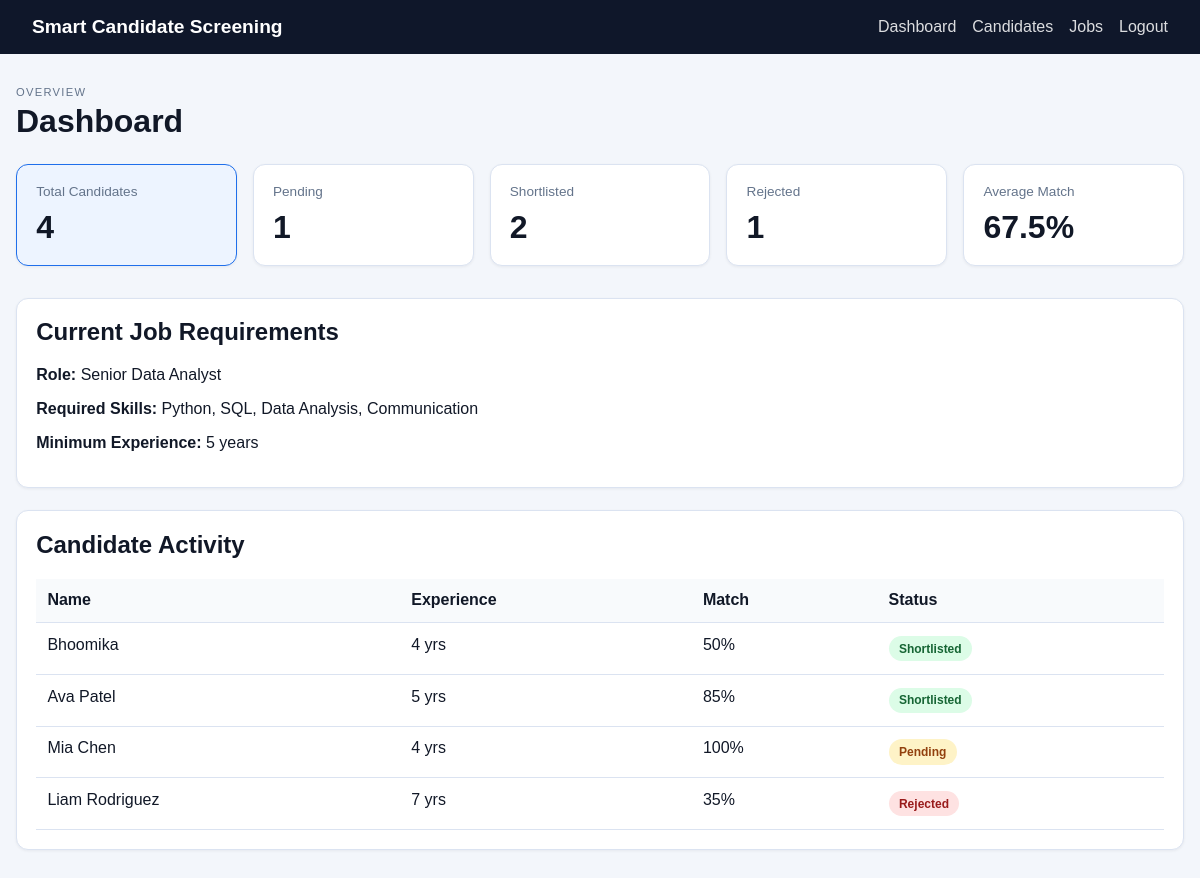
The page /dashboard (signed in) on the database its author committed.
### tables this page shows
CREATE TABLE job_requirements (
                id INTEGER PRIMARY KEY AUTOINCREMENT,
                title TEXT NOT NULL DEFAULT 'Job Opening',
                description TEXT NOT NULL DEFAULT '',
                required_skills TEXT NOT NULL,
                min_experience INTEGER NOT NULL DEFAULT 0,
                is_active INTEGER NOT NULL DEFAULT 0,
                created_at TIMESTAMP DEFAULT CURRENT_TIMESTAMP
            );

CREATE TABLE candidates (
                id INTEGER PRIMARY KEY AUTOINCREMENT,
                name TEXT NOT NULL,
                email TEXT UNIQUE NOT NULL,
                experience INTEGER NOT NULL,
                skills TEXT NOT NULL,
                status TEXT NOT NULL DEFAULT 'Pending',
                match_score INTEGER NOT NULL DEFAULT 0,
                created_at TIMESTAMP DEFAULT CURRENT_TIMESTAMP
            );

### app.py (the view)
@app.route('/dashboard')
@login_required
def dashboard():
    status_filter = request.args.get('status', 'All').strip()
    valid_statuses = {'All', 'Pending', 'Shortlisted', 'Rejected'}
    status_filter = status_filter.title() if status_filter else 'All'
    if status_filter not in valid_statuses:
        status_filter = 'All'
    with get_db_connection() as connection:
        if status_filter == 'All':
            candidates = connection.execute('SELECT * FROM candidates ORDER BY created_at DESC').fetchall()
        else:
            candidates = connection.execute(
                'SELECT * FROM candidates WHERE status = ? ORDER BY created_at DESC',
                (status_filter,),
            ).fetchall()
        total_candidates = connection.execute('SELECT COUNT(*) FROM candidates').fetchone()[0]
        shortlisted = connection.execute("SELECT COUNT(*) FROM candidates WHERE status = 'Shortlisted'").fetchone()[0]
        rejected = connection.execute("SELECT COUNT(*) FROM candidates WHERE status = 'Rejected'").fetchone()[0]
        pending = connection.execute("SELECT COUNT(*) FROM candidates WHERE status = 'Pending'").fetchone()[0]
        avg_score = round(sum(candidate['match_score'] for candidate in connection.execute('SELECT * FROM candidates').fetchall()) / total_candidates, 1) if total_candidates else 0
    job_record = get_job_requirements()
    return render_template(
        'dashboard.html',
        candidates=candidates,
        total_candidates=total_candidates,
        shortlisted=shortlisted,
        rejected=rejected,
        pending=pending,
        avg_score=avg_score,
        active_status=status_filter,
        job_requirements=job_record,
    )

### app.py (called while the page is built)
def get_db_connection():
    connection = sqlite3.connect(app.config['DATABASE'])
    connection.row_factory = sqlite3.Row
    return connection

def get_job_requirements(job_id=None):
    with get_db_connection() as connection:
        if job_id is not None:
            return connection.execute('SELECT * FROM job_requirements WHERE id = ?', (job_id,)).fetchone()
        return connection.execute(
            'SELECT * FROM job_requirements WHERE is_active = 1 ORDER BY id ASC LIMIT 1'
        ).fetchone() or connection.execute('SELECT * FROM job_requirements ORDER BY id ASC LIMIT 1').fetchone()

def login_required(view):
    @wraps(view)
    def wrapped(*args, **kwargs):
        if 'user_id' not in session:
            return redirect(url_for('login'))
        return view(*args, **kwargs)
    return wrapped

### templates/dashboard.html (shortened to what this page needs)
{% extends 'base.html' %}
{% block content %}
<div class="page-header">
  <div>
    <p class="eyebrow">Overview</p>
    <h1>Dashboard</h1>
  </div>
</div>
<div class="stats-grid">
  <a href="{{ url_for('dashboard', status='All') }}" class="stat-card {% if active_status == 'All' %}active{% endif %}">
    <span>Total Candidates</span>
    <strong>{{ total_candidates }}</strong>
  </a>
  <a href="{{ url_for('dashboard', status='Pending') }}" class="stat-card {% if active_status == 'Pending' %}active{% endif %}">
    <span>Pending</span>
    <strong>{{ pending }}</strong>
  </a>
  <a href="{{ url_for('dashboard', status='Shortlisted') }}" class="stat-card {% if active_status == 'Shortlisted' %}active{% endif %}">
    <span>Shortlisted</span>
    <strong>{{ shortlisted }}</strong>
  </a>
  <a href="{{ url_for('dashboard', status='Rejected') }}" class="stat-card {% if active_status == 'Rejected' %}active{% endif %}">
    <span>Rejected</span>
    <strong>{{ rejected }}</strong>
  </a>
  <div class="stat-card static-card">
    <span>Average Match</span>
    <strong>{{ avg_score }}%</strong>
  </div>
</div>
<div class="panel">
  <div class="section-header">
    <h2>Current Job Requirements</h2>
  </div>
  {% if job_requirements %}
  <p><strong>Role:</strong> {{ job_requirements.title }}</p>
  <p><strong>Required Skills:</strong> {{ job_requirements.required_skills }}</p>
  <p><strong>Minimum Experience:</strong> {{ job_requirements.min_experience }} years</p>
  {% endif %}
</div>
<div class="panel">
  <div class="section-header">
    <h2>Candidate Activity</h2>
  </div>
  <table>
    <thead>
      <tr>
        <th>Name</th>
        <th>Experience</th>
        <th>Match</th>
        <th>Status</th>
      </tr>
    </thead>
    <tbody>
      {% for candidate in candidates %}
      <tr>
        <td>{{ candidate.name }}</td>
        <td>{{ candidate.experience }} yrs</td>
        <td>{{ candidate.match_score }}%</td>
        <td><span class="status-pill status-{{ candidate.status.lower() | replace(' ', '-') }}">{{ candidate.status }}</span></td>
      </tr>
      {% else %}
      <tr>
        <td colspan="4">No candidates match the selected filter.</td>
      </tr>
      {% endfor %}
    </tbody>
  </table>
</div>
{% endblock %}

### static/css/style.css (style rules this page uses)
:root { --primary: #1f6feb; --primary-dark: #1149a3; --accent: #0f172a; --background: #f3f6fb; --panel: #ffffff; --muted: #64748b; --success: #16a34a; --warning: #d97706; --danger: #dc2626; --border: #dbe3f1; --text: #111827; }
* { box-sizing: border-box; }
body { margin: 0; font-family: Arial, sans-serif; background: var(--background); color: var(--text); }
.page-header { margin-bottom: 1.5rem; }
.eyebrow { text-transform: uppercase; letter-spacing: 0.08rem; color: var(--muted); font-size: 0.7rem; margin-bottom: 0.3rem; }
h1, h2, p { margin-top: 0; }
.stats-grid { display: grid; grid-template-columns: repeat(auto-fit, minmax(180px, 1fr)); gap: 1rem; margin-bottom: 2rem; }
.stat-card, .panel, .auth-card { background: var(--panel); border: 1px solid var(--border); border-radius: 12px; box-shadow: 0 1px 3px rgba(15, 23, 42, 0.06); }
.stat-card { padding: 1.2rem; text-decoration: none; color: var(--text); display: block; cursor: pointer; transition: transform 0.15s ease, border-color 0.15s ease, box-shadow 0.15s ease; }
.stat-card.active { border-color: var(--primary); background: #edf4ff; }
.stat-card span { display: block; color: var(--muted); font-size: 0.85rem; margin-bottom: 0.6rem; }
.stat-card strong { font-size: 2rem; }
.static-card { cursor: default; }
.panel { padding: 1.2rem; margin-bottom: 1.4rem; }
.section-header { margin-bottom: 1rem; }
table { width: 100%; border-collapse: collapse; min-width: 720px; }
th, td { text-align: left; padding: 0.8rem 0.7rem; border-bottom: 1px solid var(--border); vertical-align: top; }
th { background: #f8fafc; }
.status-pill { display: inline-block; padding: 0.35rem 0.65rem; border-radius: 999px; font-size: 0.75rem; font-weight: 700; }
.status-pending { background: #fef3c7; color: #92400e; }
.status-shortlisted { background: #dcfce7; color: #166534; }
.status-rejected { background: #fee2e2; color: #991b1b; }

### rows shown on the page
job_requirements: title "Senior Data Analyst", required_skills "Python, SQL, Data Analysis, Communication", min_experience "5"
candidates: name "Bhoomika", experience "4", match_score "50", status "Shortlisted"
candidates: name "Ava Patel", experience "5", match_score "85", status "Shortlisted"
candidates: name "Mia Chen", experience "4", match_score "100", status "Pending"
candidates: name "Liam Rodriguez", experience "7", match_score "35", status "Rejected"

### other values the page prints
{{ total_candidates }} "4"
{{ pending }} "1"
{{ shortlisted }} "2"
{{ rejected }} "1"
{{ avg_score }} "67.5"
